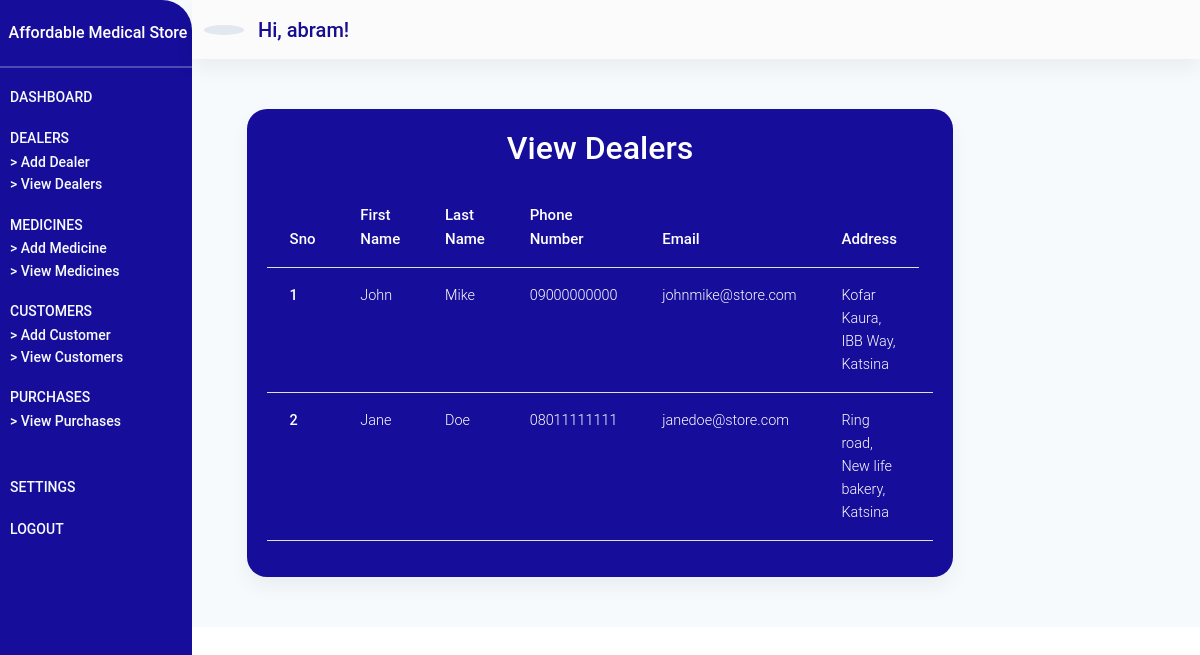
Screenshot of /dealers/ (signed in) with the database file from the repository.
### store/models.py (models this page shows, shortened)
class Dealer(models.Model):
    fname = models.CharField(max_length=100)
    lname = models.CharField(max_length=100)
    address = models.TextField()
    phone_number = models.CharField(max_length=15)
    email = models.CharField(max_length=50)
    def get_update_url(self):
        return reverse("store:update-dealer", kwargs={"pk": self.pk})
    def get_delete_url(self):
        return reverse("store:delete-dealer", kwargs={"pk": self.pk})

### store/views.py (the view)
# urls.py: path('dealers/', dealers_page, name="view-dealers"),
@login_required(login_url="/login/")
def dealers_page(request):
    dealers = Dealer.objects.all()
    context = {
        'dealers': dealers
    }
    return render(request, "store/view-dealers.html", context)

### store/templates/store/view-dealers.html (shortened to what this page needs)
{% extends 'store/base.html' %}
{% load static %}
{% block content %}
<section id="dashboard_section" class="dashboard_section">
    {% include "store/_dashboard-admin.html" %}
    <div class="container-fluid">
        <div class="add_dealer">
            <div class="dealers__card card">
                <p class="h2">
                    View Dealers
                </p>
                <div class="dealers__table table-responsive">
                    <table class="table">
                        <thead>
                            <tr>
                                <th scope="col">Sno</th>
                                <th scope="col">First Name</th>
                                <th scope="col">Last Name</th>
                                <th scope="col">Phone Number</th>
                                <th scope="col">Email</th>
                                <th scope="col">Address</th>
                            </tr>
                        </thead>
                        <tbody>
                            {% for dealer in dealers %}
                            <tr>
                                <th scope="row">{{ dealer.id }}</th>
                                <td>{{ dealer.fname }}</td>
                                <td>{{ dealer.lname }}</td>
                                <td>{{ dealer.phone_number }}</td>
                                <td>{{ dealer.email }}</td>
                                <td>{{ dealer.address }}</td>
                                <td>
                                </td>
                            </tr>
                            {% endfor %}
                        </tbody>
                    </table>
                </div>
            </div>
        </div>
    </div>
</section>
{% endblock content %}

### store/templates/store/_dashboard-admin.html (shortened to what this page needs)
{% load static %}
<div class="dashboard_header" id="sidebarToggleButton">
    <div class="dasboard_sidebar">
        <nav class="sidenav_bar sidenav-d-none" id="sideNavBar">
            <div class="dashboard_logo">
                <div class="logo_flex">
                    <span class="text">
                       Affordable Medical Store
                    </span>
                </div>
            </div>
            <hr class="hr_sidenav">
            <div class="sidebar_main">
                <ul class="sidebar">
                    <li class="sidebar_item">
                        <a href="{% url 'store:dashboard-admin' %}" class="item_link">
                            <span class="item_text sidebar_active">
                                Dashboard
                            </span>
                        </a>
                    </li>
                    <li class="sidebar_item">
                        <a class="item_link" id="dealerID">
                            <span class="item_text">
                                Dealers
                            </span>
                        </a>
                        <div class="dealer__items" id="dealerItems">
                            <a href="{% url "store:add-dealer" %}" class="dealer__item">
                                > Add Dealer
                            </a>
                            <a href="{% url "store:view-dealers" %}" class="dealer__item">
                                > View Dealers
                            </a>
                        </div>
                    </li>
                    <li class="sidebar_item">
                        <a class="item_link" id="medicineID">
                            <span class="item_text">
                                Medicines
                            </span>
                        </a>
                        <div class="medicine__items" id="medicineItems">
                            <a href="{% url 'store:add-medicine' %}" class="dealer__item">
                                > Add Medicine
                            </a>
                            <a href="{% url 'store:view-medicines' %}" class="dealer__item">
                                > View Medicines
                            </a>
                        </div>
                    </li>
                    <li class="sidebar_item">
                        <a class="item_link" id="customerID">
                            <span class="item_text">
                                Customers
                            </span>
                        </a>
                        <div class="customer__items" id="customerItems">
                            <a href="{% url 'store:add-customer' %}" class="dealer__item">
                                > Add Customer
                            </a>
                            <a href="{% url 'store:view-customers' %}" class="dealer__item">
                                > View Customers
                            </a>
                        </div>
                    </li>
                    <li class="sidebar_item" id="purchaseID">
                        <a class="item_link">
                            <span class="item_text">
                                Purchases
                            </span>
                        </a>
                        <div class="purchase__items" id="purchaseItems">
                            <a href="{% url 'store:view-purchases' %}" class="dealer__item">
                                > View Purchases
                            </a>
                        </div>
                    </li>
                </ul>
            </div>
            <div class="sidebar_meta">
                <ul class="sidebar">
                    <li class="sidebar_item">
                        <a href="{% url 'store:settings' %}" class="item_link">
                            <span class="item_text">
                                Settings
                            </span>
                        </a>
                    </li>
                    <li class="sidebar_item">
                        <a href="{% url 'store:confirm-logout' %}" class="item_link">
                            <span class="item_text">
                                Logout
                            </span>
                        </a>
                    </li>
                </ul>
            </div>
        </nav>
    </div>
    <div class="dashboard_navbar" id=mainNavBar>
        <nav class="navbar navbar-expand-sm navbar-light bg-light sticky-top">
            <div class="container-fluid">
                <a class="navbar-brand nav_image" href="#">
                    <img src="https://images.pexels.com/photos/3683041/pexels-photo-3683041.jpeg?cs=srgb&dl=couleur-medical-medicament-tablettes-3683041.jpg&fm=jpg" alt="" class="img-responsive">
                    <span class="nav_span" style="font-weight: 550;">
                        Hi, {{ request.user.username }}!
                    </span>
                </a>
            </div>
        </nav>
    </div>
</div>

### store/static/css/styles.css (style rules this page uses)
* { margin: 0%; padding: 0%; box-sizing: border-box; }
a.nav_image img { width: 40px; background-color: #e2e8f0; padding: 5px; color: #160d9a!important; border-radius: 50%; }
span.nav_span { font-weight: 550; color: #160d90; margin-left: 10px; }
span.sidebar_active { font-weight: 550; }
div.dashboard_navbar { margin-left: 12rem; }
nav.sidenav_bar { width: 12rem; height: 100%; padding-bottom: 50px; position: fixed; background: #160d9a; border-radius: 0px 30px 30px 0px; }
div.dashboard_logo { margin-top: 20px; margin-bottom: 20px; text-align: center; }
div.dashboard_logo span.text { color: #fff !important; font-weight: 550; }
hr.hr_sidenav { background-color: #fff; height: 2px; }
ul.sidebar { list-style: none; padding: 0; margin: 0; display: flex; flex-direction: column; align-items: flex-start; margin-left: 10px; }
li.sidebar_item { margin-bottom: 1rem; }
li.sidebar_item a { color: #f7fafc; font-size: 14px; font-weight: 500; }
li.sidebar_item span.item_text { text-transform: uppercase; }
div.dealer__items, div.medicine__items, div.employee__items, div.customer__items, div.purchase__items { display: flex; flex-direction: column; }
a.dealer__item { color: #f7fafc; font-size: 14px; }
div.sidebar_meta { margin-top: 26px; }
section.dashboard_section { --bg-opacity: 1; background-color: #f7fafc; background-size: contain; }
div.add_dealer { margin-top: 50px; padding-bottom: 50px; }
div.dealers__card { padding: 20px; background-color: #160d9a; width: 60%; margin: auto; border-radius: 20px; }
div.dealers__card p.h2 { text-align: center; color: #fff; margin-bottom: 20px; font-weight: 550; }
div.dealers__table table.table { width: 100% !important; color: #fff; }
div.dealers__table table.table thead { font-size: 15px; font-weight: 600 !important; }

### rows the page displays
Dealer: id "1", fname "John", lname "Mike", phone_number "09000000000", email "johnmike@store.com", address "Kofar Kaura, IBB Way, Katsina"
Dealer: id "2", fname "Jane", lname "Doe", phone_number "08011111111", email "janedoe@store.com", address "Ring road, New life bakery, Katsina"

### other values shown
{{ request.user.username }} "abram"
